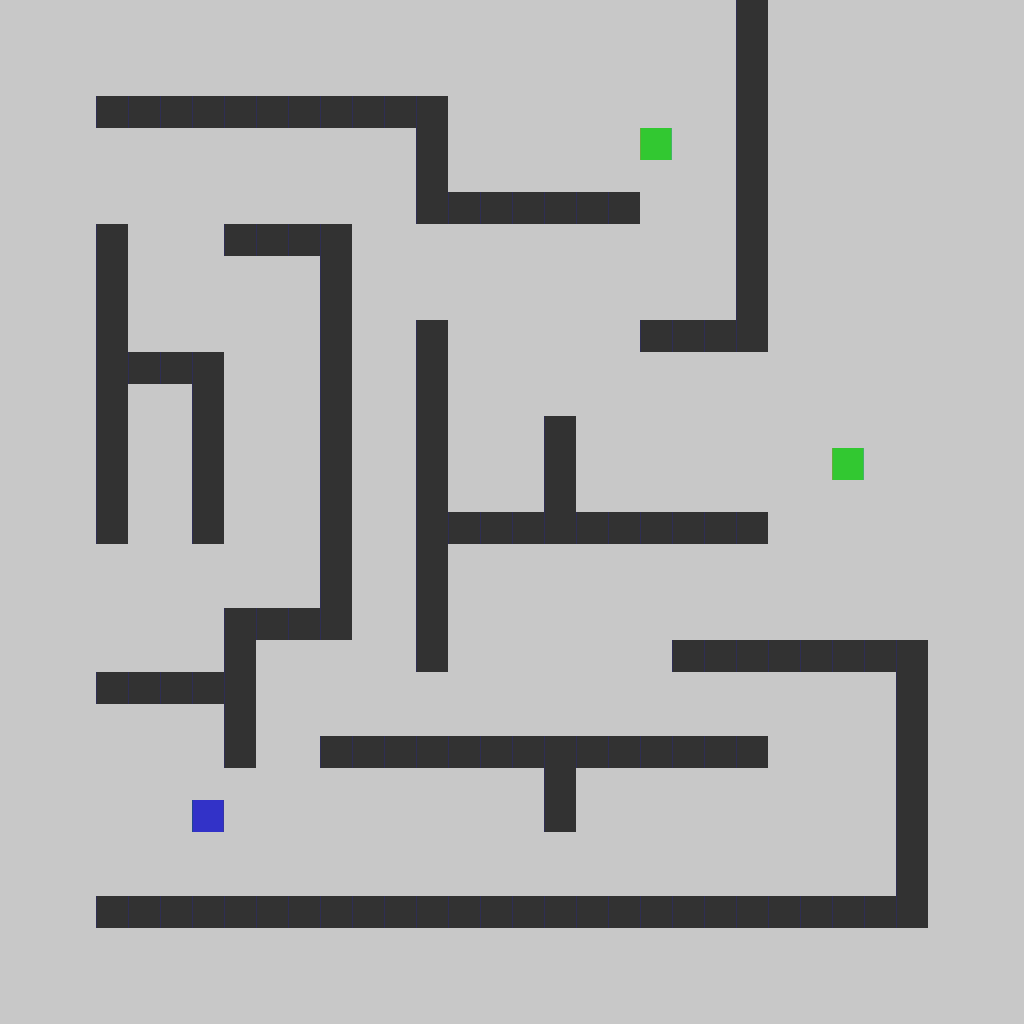

Below is a game level as drawn by its tile map, then a one-line description and the .tmx file that defines it, in full:
An orthogonal 32x32 tile map with 32x32 px tiles, 1 tile layer (Tile Layer 1).

<map version="1.10" tiledversion="1.10.1" orientation="orthogonal" renderorder="right-down" width="32" height="32" tilewidth="32" tileheight="32" infinite="0" nextlayerid="2" nextobjectid="1">
 <tileset firstgid="1" source="../BaseTileset.tsx" />
 <layer id="1" name="Tile Layer 1" width="32" height="32">
  <data encoding="csv">
5,5,5,5,5,5,5,5,5,5,5,5,5,5,5,5,5,5,5,5,5,5,5,4,5,5,5,5,5,5,5,5,
5,5,5,5,5,5,5,5,5,5,5,5,5,5,5,5,5,5,5,5,5,5,5,4,5,5,5,5,5,5,5,5,
5,5,5,5,5,5,5,5,5,5,5,5,5,5,5,5,5,5,5,5,5,5,5,4,5,5,5,5,5,5,5,5,
5,5,5,4,4,4,4,4,4,4,4,4,4,4,5,5,5,5,5,5,5,5,5,4,5,5,5,5,5,5,5,5,
5,5,5,5,5,5,5,5,5,5,5,5,5,4,5,5,5,5,5,5,2,5,5,4,5,5,5,5,5,5,5,5,
5,5,5,5,5,5,5,5,5,5,5,5,5,4,5,5,5,5,5,5,5,5,5,4,5,5,5,5,5,5,5,5,
5,5,5,5,5,5,5,5,5,5,5,5,5,4,4,4,4,4,4,4,5,5,5,4,5,5,5,5,5,5,5,5,
5,5,5,4,5,5,5,4,4,4,4,5,5,5,5,5,5,5,5,5,5,5,5,4,5,5,5,5,5,5,5,5,
5,5,5,4,5,5,5,5,5,5,4,5,5,5,5,5,5,5,5,5,5,5,5,4,5,5,5,5,5,5,5,5,
5,5,5,4,5,5,5,5,5,5,4,5,5,5,5,5,5,5,5,5,5,5,5,4,5,5,5,5,5,5,5,5,
5,5,5,4,5,5,5,5,5,5,4,5,5,4,5,5,5,5,5,5,4,4,4,4,5,5,5,5,5,5,5,5,
5,5,5,4,4,4,4,5,5,5,4,5,5,4,5,5,5,5,5,5,5,5,5,5,5,5,5,5,5,5,5,5,
5,5,5,4,5,5,4,5,5,5,4,5,5,4,5,5,5,5,5,5,5,5,5,5,5,5,5,5,5,5,5,5,
5,5,5,4,5,5,4,5,5,5,4,5,5,4,5,5,5,4,5,5,5,5,5,5,5,5,5,5,5,5,5,5,
5,5,5,4,5,5,4,5,5,5,4,5,5,4,5,5,5,4,5,5,5,5,5,5,5,5,2,5,5,5,5,5,
5,5,5,4,5,5,4,5,5,5,4,5,5,4,5,5,5,4,5,5,5,5,5,5,5,5,5,5,5,5,5,5,
5,5,5,4,5,5,4,5,5,5,4,5,5,4,4,4,4,4,4,4,4,4,4,4,5,5,5,5,5,5,5,5,
5,5,5,5,5,5,5,5,5,5,4,5,5,4,5,5,5,5,5,5,5,5,5,5,5,5,5,5,5,5,5,5,
5,5,5,5,5,5,5,5,5,5,4,5,5,4,5,5,5,5,5,5,5,5,5,5,5,5,5,5,5,5,5,5,
5,5,5,5,5,5,5,4,4,4,4,5,5,4,5,5,5,5,5,5,5,5,5,5,5,5,5,5,5,5,5,5,
5,5,5,5,5,5,5,4,5,5,5,5,5,4,5,5,5,5,5,5,5,4,4,4,4,4,4,4,4,5,5,5,
5,5,5,4,4,4,4,4,5,5,5,5,5,5,5,5,5,5,5,5,5,5,5,5,5,5,5,5,4,5,5,5,
5,5,5,5,5,5,5,4,5,5,5,5,5,5,5,5,5,5,5,5,5,5,5,5,5,5,5,5,4,5,5,5,
5,5,5,5,5,5,5,4,5,5,4,4,4,4,4,4,4,4,4,4,4,4,4,4,5,5,5,5,4,5,5,5,
5,5,5,5,5,5,5,5,5,5,5,5,5,5,5,5,5,4,5,5,5,5,5,5,5,5,5,5,4,5,5,5,
5,5,5,5,5,5,3,5,5,5,5,5,5,5,5,5,5,4,5,5,5,5,5,5,5,5,5,5,4,5,5,5,
5,5,5,5,5,5,5,5,5,5,5,5,5,5,5,5,5,5,5,5,5,5,5,5,5,5,5,5,4,5,5,5,
5,5,5,5,5,5,5,5,5,5,5,5,5,5,5,5,5,5,5,5,5,5,5,5,5,5,5,5,4,5,5,5,
5,5,5,4,4,4,4,4,4,4,4,4,4,4,4,4,4,4,4,4,4,4,4,4,4,4,4,4,4,5,5,5,
5,5,5,5,5,5,5,5,5,5,5,5,5,5,5,5,5,5,5,5,5,5,5,5,5,5,5,5,5,5,5,5,
5,5,5,5,5,5,5,5,5,5,5,5,5,5,5,5,5,5,5,5,5,5,5,5,5,5,5,5,5,5,5,5,
5,5,5,5,5,5,5,5,5,5,5,5,5,5,5,5,5,5,5,5,5,5,5,5,5,5,5,5,5,5,5,5
</data>
 </layer>
</map>
